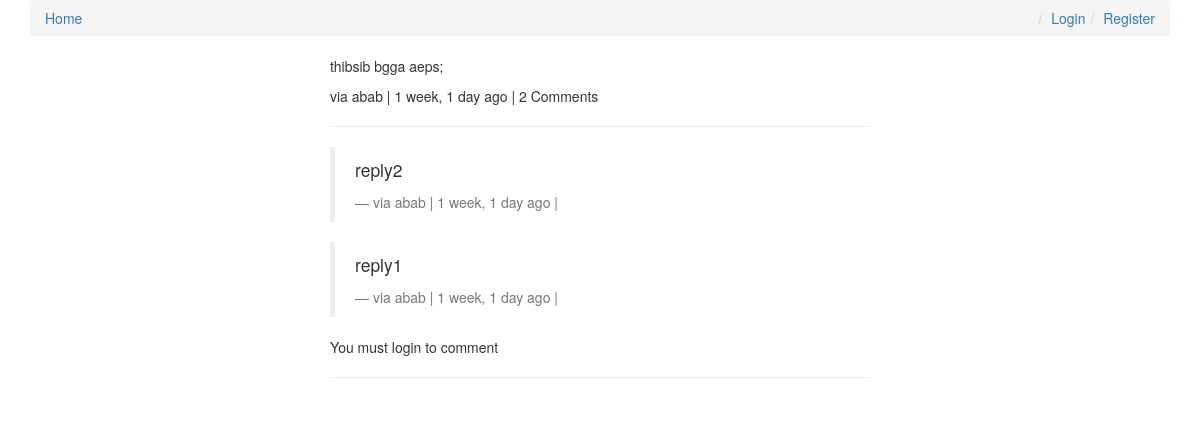
The app's page /comments/1/ with its own data.
### comments/models.py (models this page shows, shortened)
class Comment(models.Model):
    user        = models.ForeignKey(settings.AUTH_USER_MODEL, default=1)
    content_type = models.ForeignKey(ContentType, on_delete=models.CASCADE)
    object_id = models.PositiveIntegerField()
    content_object = GenericForeignKey('content_type', 'object_id')
    parent      = models.ForeignKey("self", null=True, blank=True)
    content     = models.TextField()
    timestamp   = models.DateTimeField(auto_now_add=True)
    objects = CommentManager()
    class Meta:
        ordering = ['-timestamp']
    def children(self): #replies
        return Comment.objects.filter(parent=self)
    @property
    def is_parent(self):
        if self.parent is not None:
            return False
        return True

### comments/views.py (the view, shortened to what this page needs)
# urls.py: url(r'^(?P<id>\d+)/$', comment_thread, name='thread'),
def comment_thread(request, id):
    try:
        obj = Comment.objects.get(id=id)
    except:
        raise Http404
    if not obj.is_parent:
        obj = obj.parent
    content_object = obj.content_object # Post that the comment is on
    content_id = obj.content_object.id
    initial_data = {
            "content_type": obj.content_type,
            "object_id": obj.object_id
    }
    form = CommentForm(request.POST or None, initial=initial_data)
    context = {
        "comment": obj,
        "form": form,
    }
    return render(request, "comment_thread.html", context)

### templates/comment_thread.html (shortened to what this page needs)
{% extends "base.html" %}
{% load urlify %}
{% load crispy_forms_tags %}
{% block content %}
<div class='col-sm-6 col-sm-offset-3'>
          <p>{{ comment.content }}</p>
          <footer>via {{ comment.user }} | {{ comment.timestamp|timesince }} ago | {% if comment.children.count > 0 %}{{ comment.children.count }} Comment{% if comment.children.count > 1 %}s{% endif %} {% endif %} </footer>
          <hr/>
          <div>
              {% for child_comment in comment.children %}
                <blockquote>
                <p>{{ child_comment.content }}</p>
                <footer>via {{ child_comment.user }} | {{ child_comment.timestamp|timesince }} ago | {% if request.user == child_comment.user %}<a href='{{ child_comment.get_delete_url }}'>Delete</a>{% endif %}</footer>
                </blockquote>
             {% endfor %}
             {% if request.user.is_authenticated %}
            <form method="POST" action="."> {% csrf_token %}
                {{ form|crispy }}
                <input type='hidden' name='parent_id' value='{{ comment.id }}'>
                <input type='submit' value='Reply' class='btn btn-default'>
            </form>
            {% else %}
            <p>You must login to comment </p>
            {% endif %}
        </div>
        <hr/>
</div>
{% endblock content %}

### records on screen
Comment: content "thibsib bgga aeps;", user "abab", timestamp "1 week, 1 day", children.count "2"
Comment: content "reply2", user "abab", timestamp "1 week, 1 day"
Comment: content "reply1", user "abab", timestamp "1 week, 1 day"
